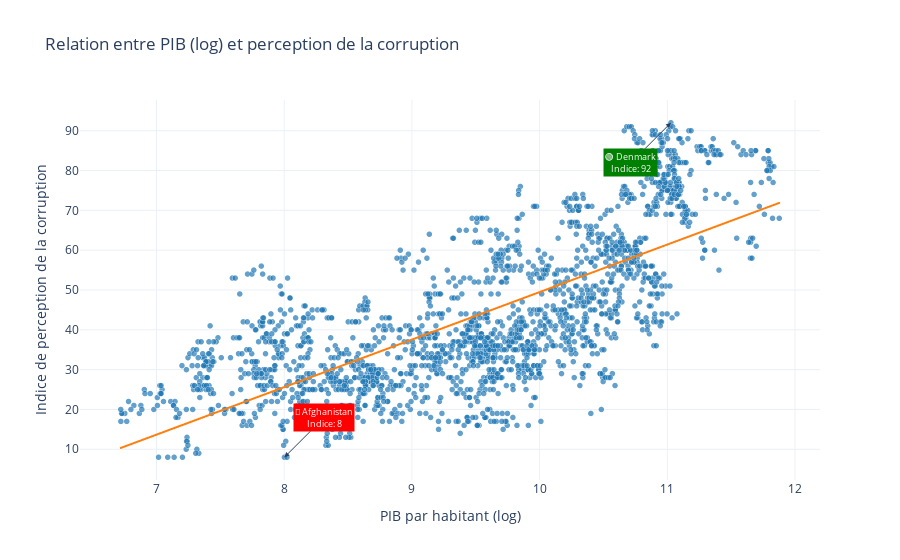

Here is the notebook cell this chart was saved with:
### Code cell
# Pays le plus corrompu
pire_pays = df_clean.loc[df_clean['corruption_index'].idxmin()]
fig.add_annotation(
    x=pire_pays['log_gdp_per_capita'],
    y=pire_pays['corruption_index'],
    text=f"🔴 {pire_pays['Entity']}<br>Indice: {pire_pays['corruption_index']}",
    showarrow=True,
    arrowhead=2,
    ax=40,
    ay=-40,
    bgcolor="red",
    font=dict(size=9, color="white")
)

# Pays le moins corrompu
meilleur_pays = df_clean.loc[df_clean['corruption_index'].idxmax()]
fig.add_annotation(
    x=meilleur_pays['log_gdp_per_capita'],
    y=meilleur_pays['corruption_index'],
    text=f"🟢 {meilleur_pays['Entity']}<br>Indice: {meilleur_pays['corruption_index']}",
    showarrow=True,
    arrowhead=2,
    ax=-40,
    ay=40,
    bgcolor="green",
    font=dict(size=9, color="white")
)

fig.update_traces(marker=dict(size=6, opacity=0.7, line=dict(width=0.5, color='white')))

fig.update_layout(template="plotly_white")
fig.show()

### Figure 1 — Plotly figure (JSON) as saved in the notebook; plotly's stock layout.template omitted (floating-point values rounded to 4 significant figures; data arrays with more than 128 entries replaced by an {"elided": "..."} marker saying what was removed)
{"data": [{"hovertemplate": "<b>%{hovertext}</b><br><br>PIB par habitant (log)=%{x}<br>Indice de perception de la corruption=%{y}<extra></extra>", "hovertext": {"elided": "2045 str values"}, "legendgroup": "", "marker": {"color": "#1f77b4", "line": {"color": "white", "width": 0.5}, "opacity": 0.7, "size": 6, "symbol": "circle"}, "mode": "markers", "name": "", "showlegend": false, "type": "scattergl", "x": {"elided": "2045 float values"}, "xaxis": "x", "y": {"elided": "2045 int values"}, "yaxis": "y"}, {"hovertemplate": "<b>OLS trendline</b><br>corruption_index = 11.9345 * log_gdp_per_capita + -69.8655<br>R<sup>2</sup>=0.532155<br><br>PIB par habitant (log)=%{x}<br>Indice de perception de la corruption=%{y} <b>(trend)</b><extra></extra>", "legendgroup": "", "line": {"color": "#ff7f0e"}, "marker": {"color": "#1f77b4", "line": {"color": "white", "width": 0.5}, "opacity": 0.7, "size": 6, "symbol": "circle"}, "mode": "lines", "name": "", "showlegend": false, "type": "scattergl", "x": {"elided": "2045 float values"}, "xaxis": "x", "y": {"elided": "2045 float values"}, "yaxis": "y"}], "layout": {"annotations": [{"arrowhead": 2, "ax": 40, "ay": -40, "bgcolor": "red", "font": {"color": "white", "size": 9}, "showarrow": true, "text": "🔴 Afghanistan<br>Indice: 8", "x": 8.001, "y": 8}, {"arrowhead": 2, "ax": -40, "ay": 40, "bgcolor": "green", "font": {"color": "white", "size": 9}, "showarrow": true, "text": "🟢 Denmark<br>Indice: 92", "x": 11.03, "y": 92}], "autosize": true, "legend": {"tracegroupgap": 0}, "title": {"text": "Relation entre PIB (log) et perception de la corruption"}, "xaxis": {"anchor": "y", "autorange": true, "domain": [0, 1], "range": [6.408, 12.19], "title": {"text": "PIB par habitant (log)"}, "type": "linear"}, "yaxis": {"anchor": "x", "autorange": true, "domain": [0, 1], "range": [1.068, 98.93], "title": {"text": "Indice de perception de la corruption"}, "type": "linear"}}}
